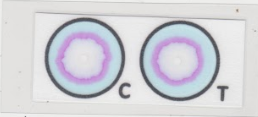
#> input picture formalin400.png, 258 x 117 px
$ python test.py
#> lines starting #> are read from the running program, lines starting #| are printed output that depends on the picture; after the words box and inside, x2 and y2 are one past the last pixel; in counts of white or black regions, pixels touching at a corner belong together
from tkinter import Y
import requests
from PIL import Image
import cv2 as cv
import numpy as np


url = 'https://prepro.informatics.buu.ac.th/formalinapp_api/upload'
image = cv.imread('formalin400.png')
#> image is the input picture: shape (117, 258, 3); mean B, G, R 215.6, 210.1, 209.9
output = image.copy()
gray = cv.cvtColor(image, cv.COLOR_BGR2GRAY)
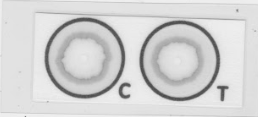
#> gray: shape (117, 258); min 73, max 241, mean 210.7
# detect circles in the image
circles = cv.HoughCircles(gray, cv.HOUGH_GRADIENT, 1.2, 100)
#> circles = [[179.4, 60.6, 36.96]]
# ensure at least some circles were found
(h, w) = image.shape[:2]
#> h = 117; w = 258
# where w//2, h//2 are the required frame/image centeroid's XYcoordinates.
cv.circle(image, (w//2, h//2), 7, (255, 255, 255), -1)
#> image: shape (117, 258, 3); 0.49% of pixels changed, all inside (x1, y1, x2, y2) = (122, 51, 137, 66)

print(w//2,h//2)
#| 129 58

if circles is not None:
    # convert the (x, y) coordinates and radius of the circles to integers
    circles = np.round(circles[0, :]).astype("int")
#> circles = [[179, 61, 37]]
    # loop over the (x, y) coordinates and radius of the circles
    for (x, y, r) in circles:
        # draw the circle in the output image, then draw a rectangle
        # corresponding to the center of the circle
        cv.circle(output, (x, y), r, (0, 255, 0), 4)
        cv.rectangle(output, (x - 5, y - 5),
                      (x + 5, y + 5), (0, 128, 255), -1)
        print(r)
#> this loop made 1 pass
#| 37
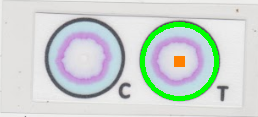
#> output: shape (117, 258, 3); 4.23% of pixels changed, all inside (x1, y1, x2, y2) = (140, 22, 219, 101)
    # show the output image
    cv.imshow("output", np.hstack([image, output]))
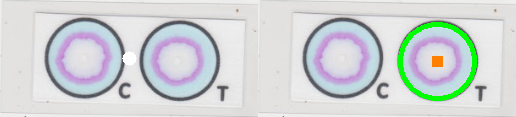
#> window 'output': shape (117, 516, 3); mean B, G, R 212.5, 212.2, 207.6
    cv.waitKey(0)
